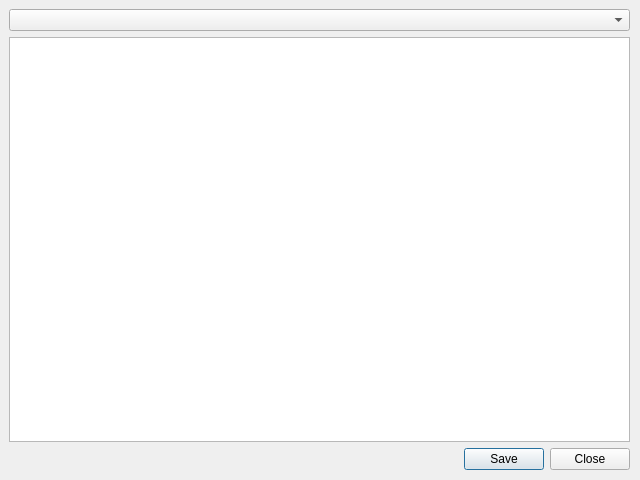
<?xml version="1.0" encoding="UTF-8"?>
<ui version="4.0">
 <class>EditProgrammDialog</class>
 <widget class="QDialog" name="EditProgrammDialog">
  <property name="geometry">
   <rect>
    <x>0</x>
    <y>0</y>
    <width>640</width>
    <height>480</height>
   </rect>
  </property>
  <property name="minimumSize">
   <size>
    <width>640</width>
    <height>480</height>
   </size>
  </property>
  <property name="maximumSize">
   <size>
    <width>640</width>
    <height>480</height>
   </size>
  </property>
  <property name="baseSize">
   <size>
    <width>640</width>
    <height>480</height>
   </size>
  </property>
  <property name="windowTitle">
   <string>Dialog</string>
  </property>
  <widget class="QWidget" name="gridLayoutWidget">
   <property name="geometry">
    <rect>
     <x>9</x>
     <y>9</y>
     <width>621</width>
     <height>461</height>
    </rect>
   </property>
   <layout class="QGridLayout" name="gridLayout">
    <item row="1" column="0">
     <widget class="QPlainTextEdit" name="plainTextEdit"/>
    </item>
    <item row="2" column="0">
     <widget class="QDialogButtonBox" name="buttonBox">
      <property name="orientation">
       <enum>Qt::Horizontal</enum>
      </property>
      <property name="standardButtons">
       <set>QDialogButtonBox::Close|QDialogButtonBox::Save</set>
      </property>
     </widget>
    </item>
    <item row="0" column="0">
     <widget class="QComboBox" name="comboBox">
      <property name="currentText">
       <string/>
      </property>
     </widget>
    </item>
   </layout>
  </widget>
 </widget>
 <resources/>
 <connections>
  <connection>
   <sender>buttonBox</sender>
   <signal>accepted()</signal>
   <receiver>EditProgrammDialog</receiver>
   <slot>accept()</slot>
   <hints>
    <hint type="sourcelabel">
     <x>248</x>
     <y>254</y>
    </hint>
    <hint type="destinationlabel">
     <x>157</x>
     <y>274</y>
    </hint>
   </hints>
  </connection>
  <connection>
   <sender>buttonBox</sender>
   <signal>rejected()</signal>
   <receiver>EditProgrammDialog</receiver>
   <slot>reject()</slot>
   <hints>
    <hint type="sourcelabel">
     <x>316</x>
     <y>260</y>
    </hint>
    <hint type="destinationlabel">
     <x>286</x>
     <y>274</y>
    </hint>
   </hints>
  </connection>
 </connections>
</ui>
